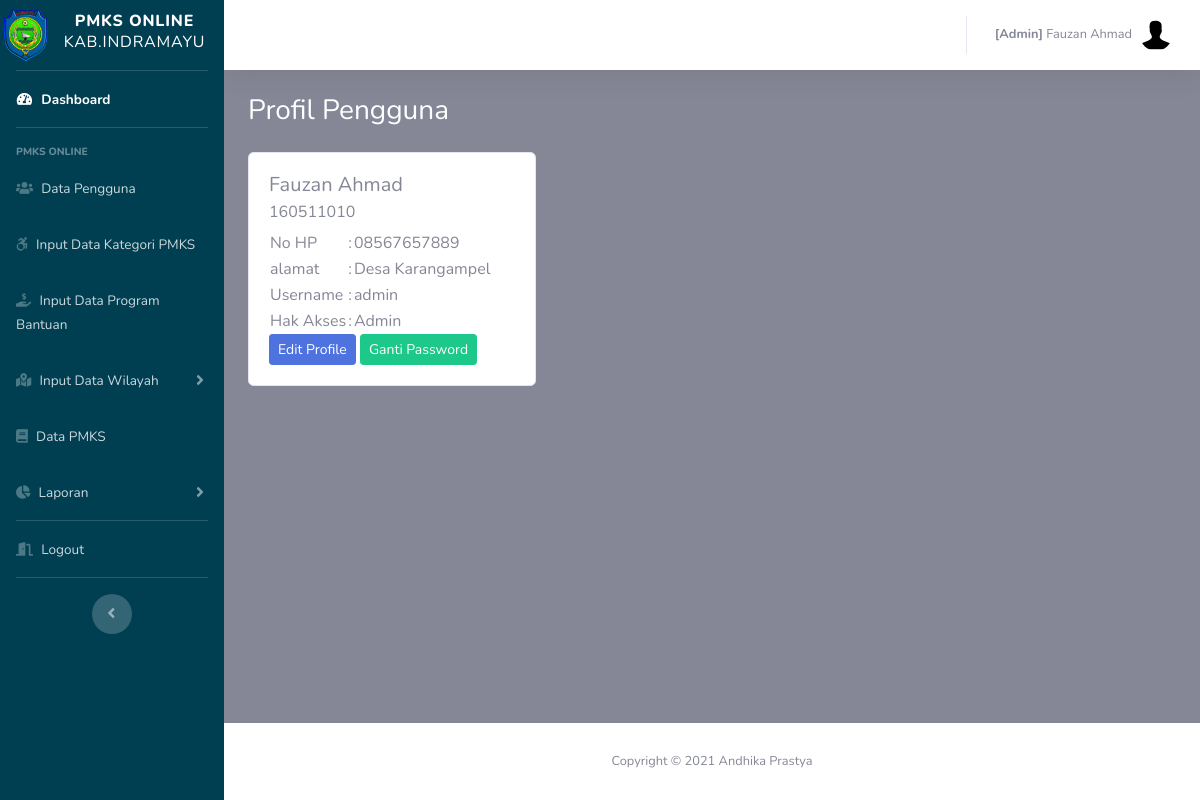
Screenshot of /admin/profil.php (signed in) with the database file from the repository.
### tables this page shows
CREATE TABLE `pegawai` (
  `id_pegawai` int(11) NOT NULL,
  `nm_pegawai` varchar(50) NOT NULL,
  `nip` varchar(50) NOT NULL,
  `no_telepon` varchar(50) NOT NULL,
  `alamat` varchar(100) NOT NULL,
  `username` varchar(50) NOT NULL,
  `password` varchar(255) NOT NULL,
  `role` varchar(10) NOT NULL,
  `is_delete` int(11) NOT NULL,
  `row_edit` int(11) NOT NULL,
  `time_input` datetime NOT NULL DEFAULT current_timestamp()
);

### config.php (called while the page is built, shortened)
<?php
	$database = 'pmks';
?>

### functions.php (called while the page is built, shortened)
<?php
function query($query)
{
	include('config.php');
	$result = mysqli_query($koneksi, $query);
	$rows = [];
	while ($row = mysqli_fetch_assoc($result)) {
		$rows[] = $row;
	}
	return $rows;
}

### admin/profil.php (the view, shortened to what this page needs)
<?php
  include('templetes/sidebar.php');
  include('templetes/topbar.php');
  require_once "../functions.php";
  $id = $_SESSION["id_pegawai"];
  $user = query("SELECT * FROM pegawai WHERE is_delete=1 AND id_pegawai = $id")[0];
?>
        <div class="container-fluid ">
          <h1 class="h3 mb-4 text-judul">Profil Pengguna</h1>
          <div class="card" style="width: 18rem;">
            <div class="card-body">
              <h5 class="card-title"><?=$user['nm_pegawai'] ?></h5>
              <h6 class="card-subtitle mb-2 text-muted"><?=$user['nip'] ?></h6>
              <table>
                <tr>
                  <td>No HP</td>
                  <td>:</td>
                  <td><?=$user['no_telepon'] ?></td>
                </tr>
                <tr>
                  <td>alamat</td>
                  <td>:</td>
                  <td><?=$user['alamat'] ?></td>
                </tr>
                <tr>
                  <td>Username</td>
                  <td>:</td>
                  <td><?=$user['username'] ?></td>
                </tr>
                <tr>
                  <td>Hak Akses</td>
                  <td>:</td>
                  <td><?=$user['role'] ?></td>
                </tr>
              </table>
              <button type="button" id="editProfil" name="editProfil" class="btn btn-primary btn-sm" data-toggle="modal" data-target="#modalEditProfil">Edit Profile</button>
              <button type="button" id="editPass" name="editPass" class="btn btn-success btn-sm" data-toggle="modal" data-target="#modalEditPass">Ganti Password</button>
            </div>
          </div>
        </div>
      </div>
<?php include('templetes/footer.php');?>

### admin/templetes/topbar.php (shortened to what this page needs)
<?php
require_once "../functions.php";
$idp = $_SESSION["id_pegawai"];
$pg = query("SELECT * FROM pegawai WHERE is_delete=1 AND id_pegawai = $idp")[0];
?>
          <ul class="navbar-nav ml-auto">
            <li class="nav-item dropdown no-arrow">
              <a class="nav-link dropdown-toggle" href="#" id="userDropdown" role="button" data-toggle="dropdown" aria-haspopup="true" aria-expanded="false">
                <span class="mr-2 d-none d-lg-inline text-gray-600 small"><b>[<?=$pg['role']?>]</b> <?=$pg['nm_pegawai']?></span>
                <img class="img-profile rounded-circle" src="../assets/img/default.jpg">
              </a>
            </li>
          </ul>
        </nav>

### admin/templetes/sidebar.php (style rules this page uses)
.text-judul { color: #ffffff; }

### rows the page displays
pegawai: role "Admin", nm_pegawai "Fauzan Ahmad", nip "160511010", no_telepon "08567657889", alamat "Desa Karangampel", username "admin"
